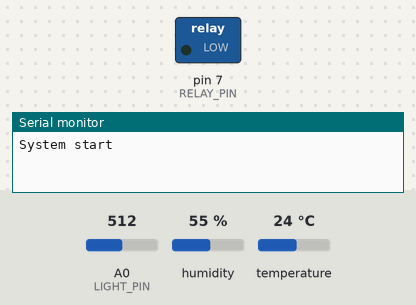
Recording of a sketch running on a simulated Arduino Uno, built with avr-gcc and run on an emulated ATmega328P. Shown: switched loads named in the sketch (green lamp = pin HIGH), the last lines printed to the serial monitor. Inputs (shaded band) come from the test bench; at power-on: temperature 24 °C, A0 (LIGHT_PIN) = 512, humidity 55 %.

Above: at 1.5 s.
1.6 s: temperature set to 29.4 °C
4.6 s: temperature set to 30.8 °C
At 5.3 s:
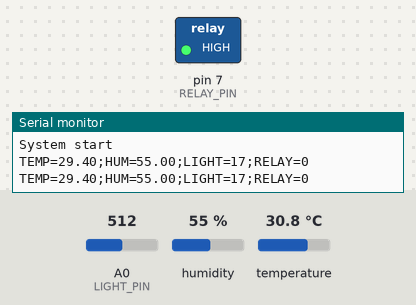
6.1 s: temperature set to 28.4 °C
7.6 s: temperature set to 27.5 °C
At 8.7 s:
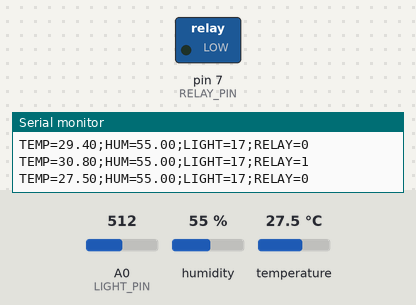
9.1 s: temperature set to 33 °C
At 9.7 s:
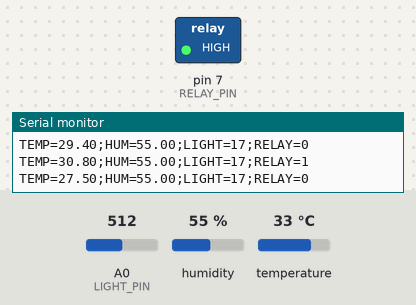
Timing chart, 0 to 11.6 s (numbered marks = the images above; inputs shaded):
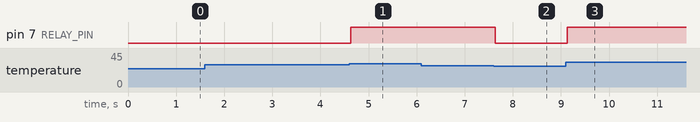

The sketch:

Growtent.ino
```cpp
#include "sensors.h"
#include "reporting.h"
#include "actuators.h"
#include "control.h"

void setup() {
  setupReporting();
  setupSensors();
  setupActuators();
  setupControl();

  reportStartup();
}

void loop() {
  readSensors();
  updateControl();
  applyActuators();
  reportState();
}
```

actuators.cpp
```cpp
#include "actuators.h"

#include <Arduino.h>

static const uint8_t RELAY_PIN = 7;
static bool relayState = false;   // логическое состояние
static bool relayDirty = true;    // нужно ли применить состояние к пину

void setupActuators() {
  pinMode(RELAY_PIN, OUTPUT);

  digitalWrite(RELAY_PIN, LOW); // OFF
  relayState = false;
  relayDirty = false;
}

void applyActuators() {
  if (!relayDirty) {
    return;
  }

  if (relayState) {
    digitalWrite(RELAY_PIN, HIGH);  // ON
  } else {
    digitalWrite(RELAY_PIN, LOW);   // OFF
  }

  relayDirty = false;
}

void setRelay(bool on) {
  if (relayState != on) {
    relayState = on;
    relayDirty = true;
  }
}

bool isRelayOn() {
  return relayState;
}
```

actuators.h
```cpp
#ifndef ACTUATORS_H
#define ACTUATORS_H

void setupActuators();
void applyActuators();

void setRelay(bool on);
bool isRelayOn();

#endif
```

control.cpp
```cpp
#include "control.h"

#include "sensors.h"
#include "actuators.h"

// Пороги
static const float TEMP_ON = 30.0;
static const float TEMP_OFF = 28.0;

void setupControl() {
}

void updateControl() {
  float temp = getTemperature();

  // если сейчас ВЫКЛЮЧЕНО → проверяем включение
  if (!isRelayOn() && temp > TEMP_ON) {
    setRelay(true);
  }

  // если сейчас ВКЛЮЧЕНО → проверяем выключение
  else if (isRelayOn() && temp < TEMP_OFF) {
    setRelay(false);
  }
}
```

control.h
```cpp
#ifndef CONTROL_H
#define CONTROL_H

void setupControl();
void updateControl();

#endif
```

reporting.cpp
```cpp
#include "reporting.h"

#include <Arduino.h>
#include "sensors.h"
#include "actuators.h"

static unsigned long lastReportMs = 0;
static const unsigned long REPORT_INTERVAL_MS = 2000;

void setupReporting() {
  Serial.begin(115200);
  delay(300);
}

void reportStartup() {
  Serial.println("System start");
}

void reportState() {
  unsigned long now = millis();

  if (now - lastReportMs < REPORT_INTERVAL_MS) {
    return;
  }

  lastReportMs = now;

  Serial.print("TEMP=");
  Serial.print(getTemperature());
  Serial.print(";HUM=");
  Serial.print(getHumidity());
  Serial.print(";LIGHT=");
  Serial.print(getLightPercent());
  Serial.print(";RELAY=");
  Serial.println(isRelayOn() ? 1 : 0);
}
```

reporting.h
```cpp
#ifndef REPORTING_H
#define REPORTING_H

void setupReporting();
void reportStartup();
void reportState();

#endif
```

sensors.cpp
```cpp
#include "sensors.h"

#include <Arduino.h>
#include <SHT1x.h>

// -------------------- Pins --------------------
static const uint8_t SHT_DATA_PIN = 3;
static const uint8_t SHT_CLOCK_PIN = 2;
static const uint8_t LIGHT_PIN = A0;

// -------------------- Sensor objects --------------------
static SHT1x sht(SHT_DATA_PIN, SHT_CLOCK_PIN);

// -------------------- Stored values --------------------
static float airTemp = 0.0f;
static float airHum = 0.0f;
static int lightRaw = 0;
static int lightPercent = 0;

void setupSensors() {
  // Для SHT1x отдельная инициализация не нужна
}

void readSensors() {
  airTemp = sht.readTemperatureC();
  airHum = sht.readHumidity();

  lightRaw = analogRead(LIGHT_PIN);

  // Темно: ~500-600
  // Свет: ~90-150
  lightPercent = map(lightRaw, 600, 100, 0, 100);
  lightPercent = constrain(lightPercent, 0, 100);
}

float getTemperature() {
  return airTemp;
}

float getHumidity() {
  return airHum;
}

int getLightRaw() {
  return lightRaw;
}

int getLightPercent() {
  return lightPercent;
}
```

sensors.h
```cpp
#ifndef SENSORS_H
#define SENSORS_H

void setupSensors();
void readSensors();

float getTemperature();
float getHumidity();
int getLightRaw();
int getLightPercent();

#endif
```

Measured:
- the behaviour switches between 30 and 30.1 °C on temperature (found by bisection; images 0 and 1)
- the behaviour switches between 28 and 27.9 °C on temperature (found by bisection; images 1 and 2)
- after the input at 4.6 s, pin 7 (RELAY_PIN): LOW → HIGH at once
- after the input at 6.1 s, every drawn part: stays the same
- after the input at 7.6 s, pin 7 (RELAY_PIN): HIGH → LOW at once
- after the input at 9.1 s, pin 7 (RELAY_PIN): LOW → HIGH at once
